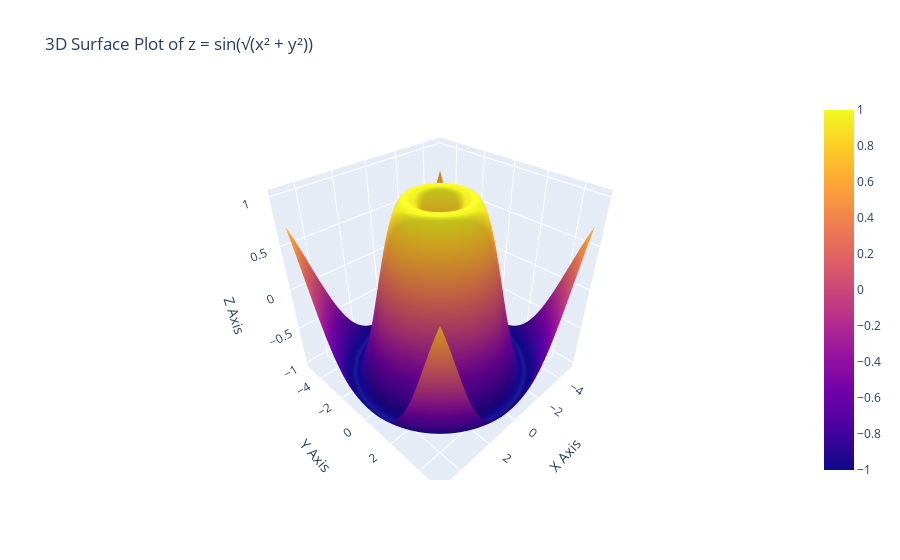

Notebook source saved alongside this figure:
### Markdown cell above
4. Using the given x and y data, generate a 3D surface plot to visualize the function z=sin(rootover x^2 + y^2)

### Code cell
import plotly.graph_objects as go

# Generate the x and y data
x = np.linspace(-5, 5, 100)
y = np.linspace(-5, 5, 100)
x, y = np.meshgrid(x, y)

z = np.sin(np.sqrt(x**2 + y**2))

data = {
    'X': x.flatten(),
    'Y': y.flatten(),
    'Z': z.flatten()
}
df = pd.DataFrame(data)


fig = go.Figure(data=[go.Surface(z=z, x=x, y=y)])

fig.update_layout(
    title="3D Surface Plot of z = sin(√(x² + y²))",
    scene=dict(
        xaxis_title='X Axis',
        yaxis_title='Y Axis',
        zaxis_title='Z Axis'
    ),
    autosize=True
)

fig.show()

### Figure 1 — Plotly figure (JSON) as saved in the notebook; plotly's stock layout.template omitted (floating-point values rounded to 4 significant figures; data arrays with more than 128 entries replaced by an {"elided": "..."} marker saying what was removed)
{"data": [{"type": "surface", "x": {"elided": "100x100 float values"}, "y": {"elided": "100x100 float values"}, "z": {"elided": "100x100 float values"}}], "layout": {"autosize": true, "scene": {"xaxis": {"title": {"text": "X Axis"}}, "yaxis": {"title": {"text": "Y Axis"}}, "zaxis": {"title": {"text": "Z Axis"}}}, "title": {"text": "3D Surface Plot of z = sin(√(x² + y²))"}}}
